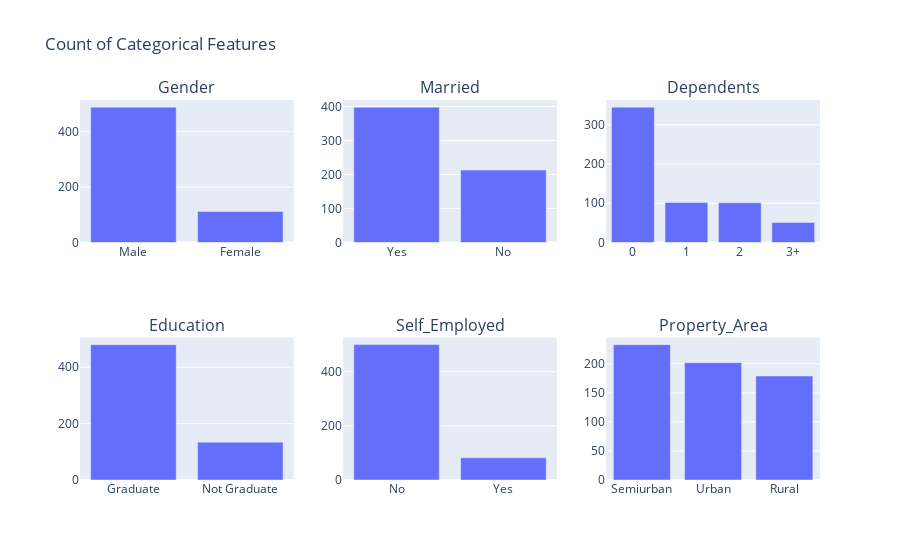

Notebook code for this chart:
### Markdown cell above
**Step 02: EDA(Exploritory Data Analysis)**

### Code cell
import plotly.express as px
from plotly.subplots import make_subplots

# Define the list of categorical features
categorical_features = ['Gender', 'Married', 'Dependents', 'Education', 'Self_Employed', 'Property_Area']

# Create subplots for each categorical feature
fig = make_subplots(rows=2, cols=3, subplot_titles=categorical_features)

# Plot count plots for each categorical feature
for i, feature in enumerate(categorical_features):
    counts = df[feature].value_counts().reset_index()
    counts.columns = [feature, 'count']
    fig.add_trace(px.bar(counts, x=feature, y='count').data[0], row=(i // 3) + 1, col=(i % 3) + 1)

# Update layout
fig.update_layout(title='Count of Categorical Features', showlegend=False)
fig.show()

### Figure 1 — Plotly figure (JSON) as saved in the notebook; plotly's stock layout.template omitted (floating-point values rounded to 4 significant figures)
{"data": [{"alignmentgroup": "True", "hovertemplate": "Gender=%{x}<br>count=%{y}<extra></extra>", "legendgroup": "", "marker": {"color": "#636efa", "pattern": {"shape": ""}}, "name": "", "offsetgroup": "", "orientation": "v", "showlegend": false, "textposition": "auto", "type": "bar", "x": ["Male", "Female"], "xaxis": "x", "y": [489, 112], "yaxis": "y"}, {"alignmentgroup": "True", "hovertemplate": "Married=%{x}<br>count=%{y}<extra></extra>", "legendgroup": "", "marker": {"color": "#636efa", "pattern": {"shape": ""}}, "name": "", "offsetgroup": "", "orientation": "v", "showlegend": false, "textposition": "auto", "type": "bar", "x": ["Yes", "No"], "xaxis": "x2", "y": [398, 213], "yaxis": "y2"}, {"alignmentgroup": "True", "hovertemplate": "Dependents=%{x}<br>count=%{y}<extra></extra>", "legendgroup": "", "marker": {"color": "#636efa", "pattern": {"shape": ""}}, "name": "", "offsetgroup": "", "orientation": "v", "showlegend": false, "textposition": "auto", "type": "bar", "x": ["0", "1", "2", "3+"], "xaxis": "x3", "y": [345, 102, 101, 51], "yaxis": "y3"}, {"alignmentgroup": "True", "hovertemplate": "Education=%{x}<br>count=%{y}<extra></extra>", "legendgroup": "", "marker": {"color": "#636efa", "pattern": {"shape": ""}}, "name": "", "offsetgroup": "", "orientation": "v", "showlegend": false, "textposition": "auto", "type": "bar", "x": ["Graduate", "Not Graduate"], "xaxis": "x4", "y": [480, 134], "yaxis": "y4"}, {"alignmentgroup": "True", "hovertemplate": "Self_Employed=%{x}<br>count=%{y}<extra></extra>", "legendgroup": "", "marker": {"color": "#636efa", "pattern": {"shape": ""}}, "name": "", "offsetgroup": "", "orientation": "v", "showlegend": false, "textposition": "auto", "type": "bar", "x": ["No", "Yes"], "xaxis": "x5", "y": [500, 82], "yaxis": "y5"}, {"alignmentgroup": "True", "hovertemplate": "Property_Area=%{x}<br>count=%{y}<extra></extra>", "legendgroup": "", "marker": {"color": "#636efa", "pattern": {"shape": ""}}, "name": "", "offsetgroup": "", "orientation": "v", "showlegend": false, "textposition": "auto", "type": "bar", "x": ["Semiurban", "Urban", "Rural"], "xaxis": "x6", "y": [233, 202, 179], "yaxis": "y6"}], "layout": {"annotations": [{"font": {"size": 16}, "showarrow": false, "text": "Gender", "x": 0.1444, "xanchor": "center", "xref": "paper", "y": 1, "yanchor": "bottom", "yref": "paper"}, {"font": {"size": 16}, "showarrow": false, "text": "Married", "x": 0.5, "xanchor": "center", "xref": "paper", "y": 1, "yanchor": "bottom", "yref": "paper"}, {"font": {"size": 16}, "showarrow": false, "text": "Dependents", "x": 0.8556, "xanchor": "center", "xref": "paper", "y": 1, "yanchor": "bottom", "yref": "paper"}, {"font": {"size": 16}, "showarrow": false, "text": "Education", "x": 0.1444, "xanchor": "center", "xref": "paper", "y": 0.375, "yanchor": "bottom", "yref": "paper"}, {"font": {"size": 16}, "showarrow": false, "text": "Self_Employed", "x": 0.5, "xanchor": "center", "xref": "paper", "y": 0.375, "yanchor": "bottom", "yref": "paper"}, {"font": {"size": 16}, "showarrow": false, "text": "Property_Area", "x": 0.8556, "xanchor": "center", "xref": "paper", "y": 0.375, "yanchor": "bottom", "yref": "paper"}], "showlegend": false, "title": {"text": "Count of Categorical Features"}, "xaxis": {"anchor": "y", "domain": [0, 0.2889]}, "xaxis2": {"anchor": "y2", "domain": [0.3556, 0.6444]}, "xaxis3": {"anchor": "y3", "domain": [0.7111, 1]}, "xaxis4": {"anchor": "y4", "domain": [0, 0.2889]}, "xaxis5": {"anchor": "y5", "domain": [0.3556, 0.6444]}, "xaxis6": {"anchor": "y6", "domain": [0.7111, 1]}, "yaxis": {"anchor": "x", "domain": [0.625, 1]}, "yaxis2": {"anchor": "x2", "domain": [0.625, 1]}, "yaxis3": {"anchor": "x3", "domain": [0.625, 1]}, "yaxis4": {"anchor": "x4", "domain": [0, 0.375]}, "yaxis5": {"anchor": "x5", "domain": [0, 0.375]}, "yaxis6": {"anchor": "x6", "domain": [0, 0.375]}}}
